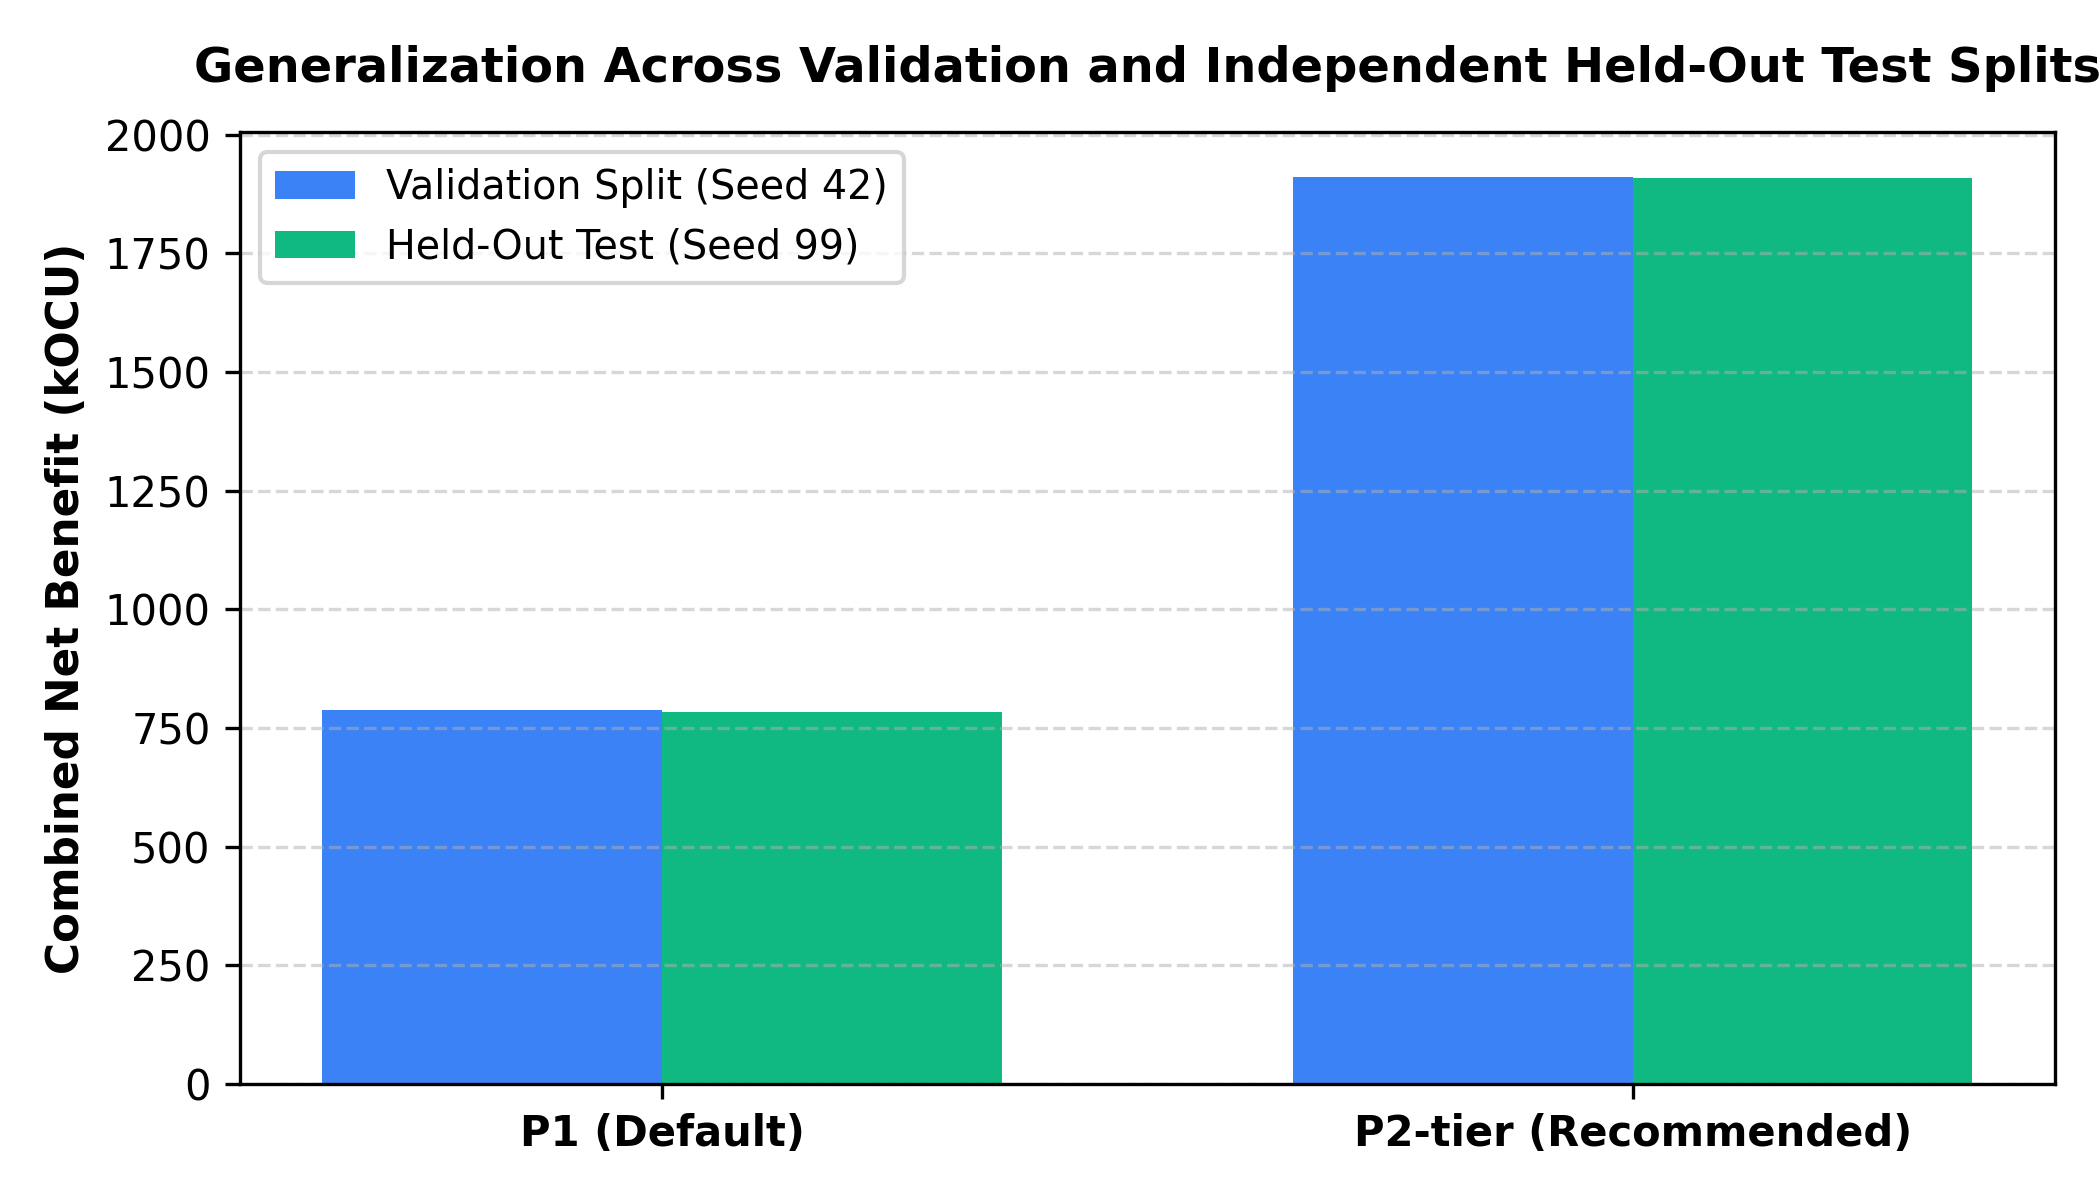

Write the Python code that produced this figure.
import numpy as np
import matplotlib
matplotlib.use("Agg")
import matplotlib.pyplot as plt

plt.figure(figsize=(7, 4), dpi=300)
x = np.arange(2)
width = 0.35
val_nb = [786.6, 1909.8]
test_nb = [784.2, 1907.7]
plt.bar(x - width/2, val_nb, width, label="Validation Split (Seed 42)", color="#3b82f6")
plt.bar(x + width/2, test_nb, width, label="Held-Out Test (Seed 99)", color="#10b981")
plt.xticks(x, ["P1 (Default)", "P2-tier (Recommended)"], fontsize=10, fontweight="bold")
plt.ylabel("Combined Net Benefit (kOCU)", fontsize=10.5, fontweight="bold")
plt.title("Generalization Across Validation and Independent Held-Out Test Splits", fontsize=11.5, fontweight="bold", pad=12)
plt.legend(loc="upper left", fontsize=9.5)
plt.grid(axis="y", linestyle="--", alpha=0.5)
plt.tight_layout()
plt.savefig("experiments/E21_held_out_balanced/plot.png", dpi=300)
plt.close()
print("Saved experiments/E21_held_out_balanced/plot.png")
